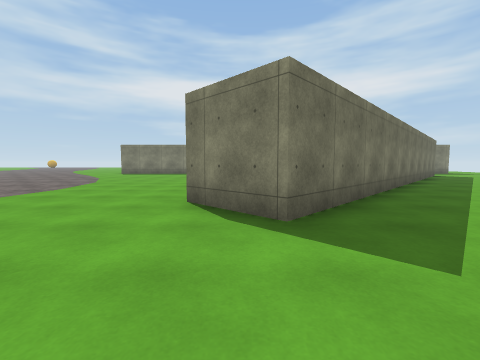
View 1 (above)

17 first-person views from a walk through a Unity game level. The camera is 1.2 m above the floor, tilts 4° down and sees 90° across. The floor is counted in squares, 2 m on a side. Each view is taken from the middle of a square. On the plan, view 1 faces up. The plan holds only what a view shows up to about 9 squares ahead; the rest is blank. The place goes on beyond the plan. Surface patterns are stand-ins for the level's own textures.

View 2
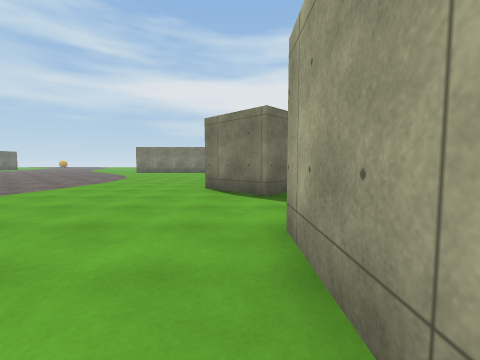

View 3
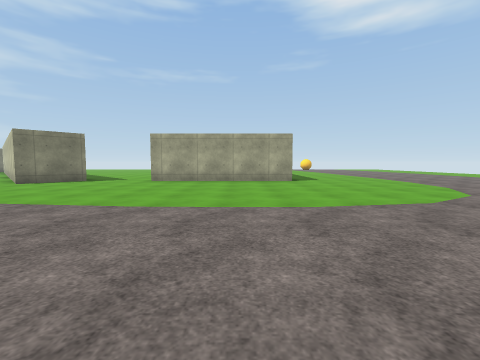

View 4
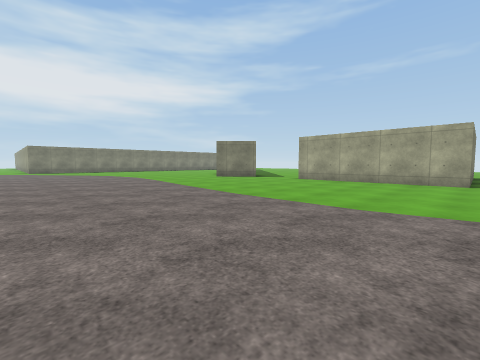

View 5
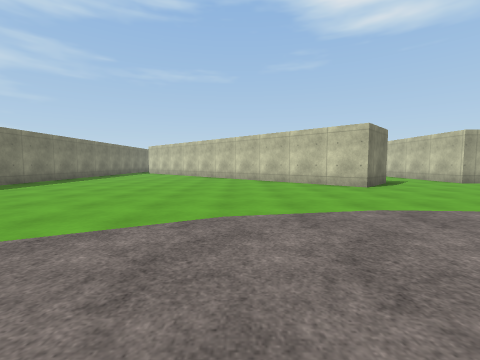

View 6
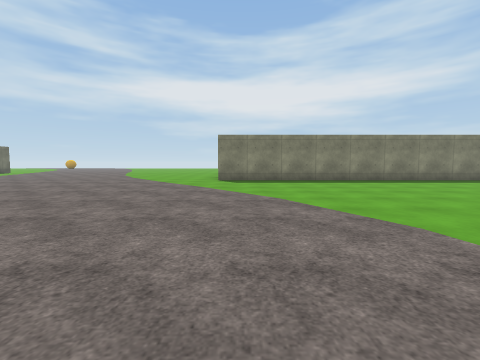

View 7
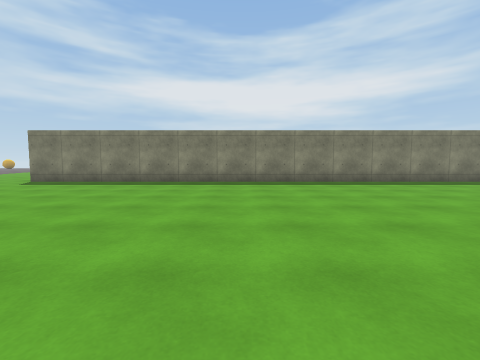

View 8
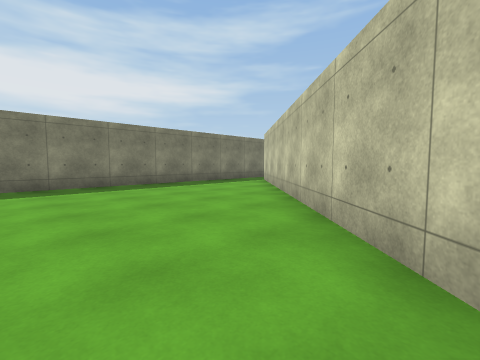

View 9
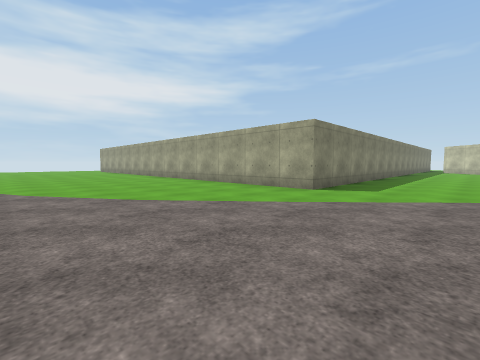

View 10
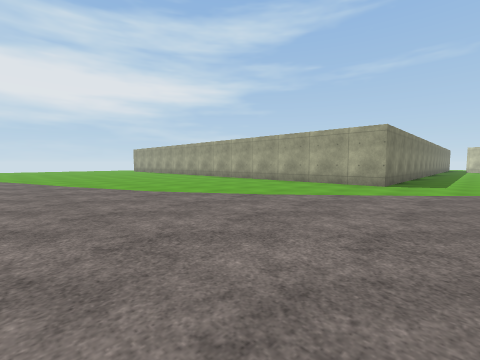

View 11
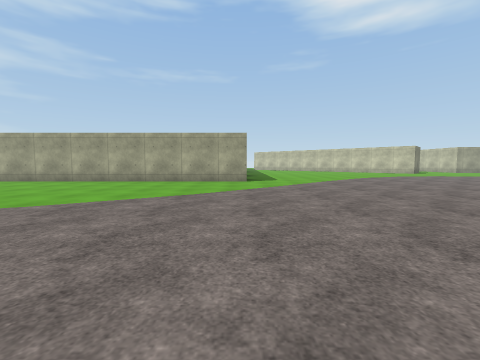

View 12
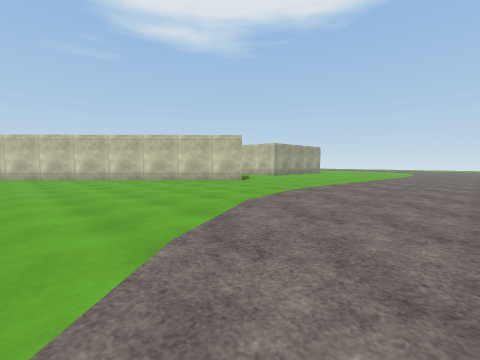

View 13
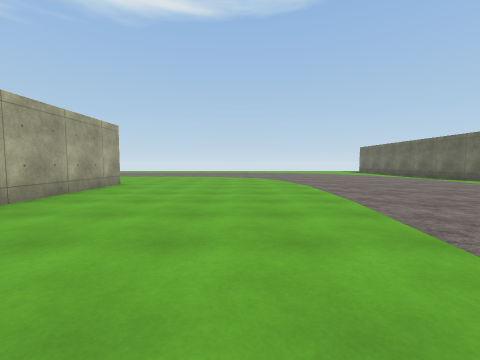

View 14
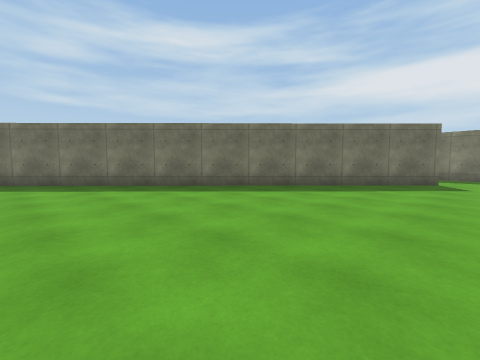

View 15
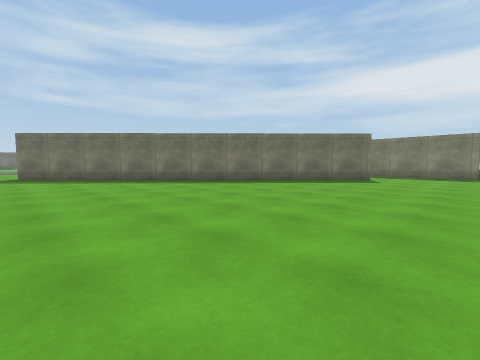

View 16
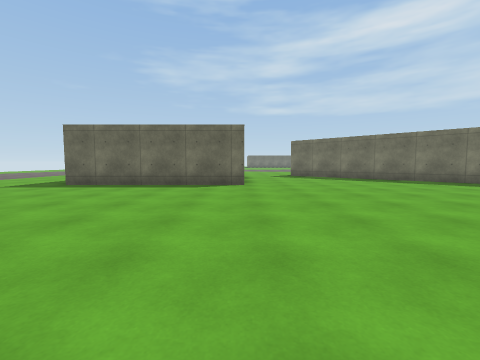

View 17
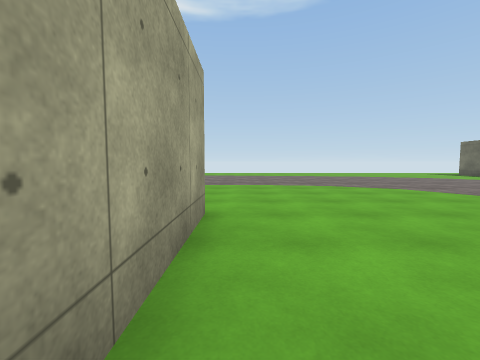

### Floor plan
Points are (right, up) in squares from view 1. A wall is a line through its corners. A room is listed if a view was taken in it or the views show most of it. See-through windows are left out.
Room 1 (views 1, 2, 3, 4, 5, 6, 7, 8, 9, 10, 11, 12, 13, 17)
walls: (-11, -5.9) (-11, -7.1); (0.5, 2.4) (-0.8, 3.7) (8, 12.7); (0.4, -3.4) (0.4, 0.1); (7.5, 13.8) (-6.8, 13.8) (-6.8, 19.5)
ways out: opening at (0, -6) to room 2; opening at (1, 1.5) to room 2; opening at (8, 13) to room 2
Room 2 (views 14, 15, 16)
walls: (5.4, 0.1) (5.4, -4.9); (9.3, 11.4) (0.5, 2.4); (0.4, 0.1) (2, 0.1); (0.4, -4.9) (0.4, -3.4); (12, 13.8) (7.5, 13.8)
ways out: opening at (0, -6) to room 1; opening at (1, 1.5) to room 1; opening at (8, 13) to room 1

Where each view was taken, in squares from view 1:
view 1: 0 up, 0 right, facing up
view 2: 2 down, 0 right, facing up
view 3: 3 down, 8 left, facing right
view 4: 5 down, 8 left, facing up-right
view 5: 7 up, 7 left, facing right
view 6: 5 up, 6 left, facing up
view 7: 6 up, 0 right, facing up
view 8: 7 up, 1 right, facing up-right
view 9: 11 up, 12 left, facing up-right
view 10: 12 up, 14 left, facing up-right
view 11: 14 up, 15 left, facing right
view 12: 10 up, 7 left, facing down-right
view 13: 2 up, 3 left, facing down
view 14: 3 up, 10 right, facing up-left
view 15: 2 up, 12 right, facing up-left
view 16: 0 up, 12 right, facing left
view 17: 2 down, 0 right, facing down
